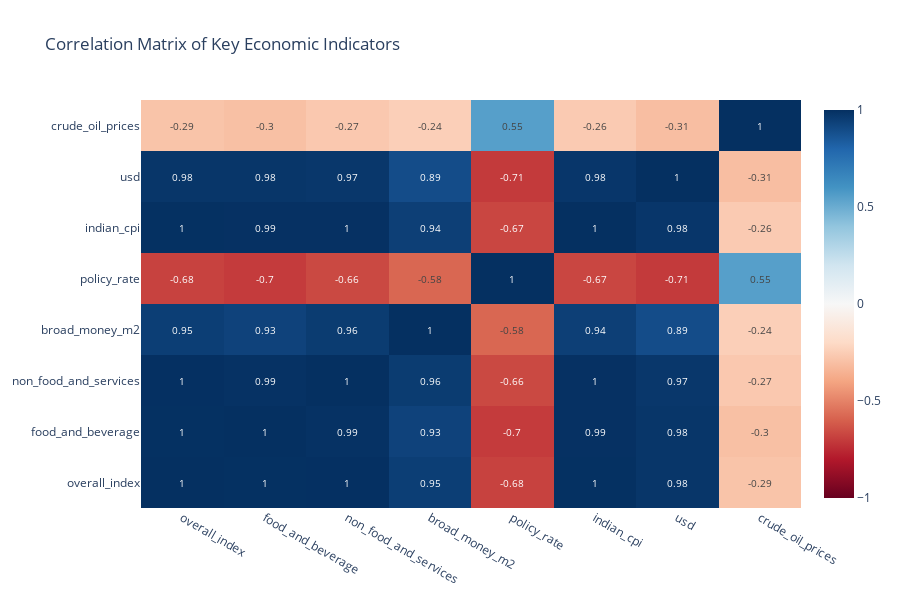

This figure's notebook cell:
### Code cell
# 3. Plot Correlation Analysis
def plot_correlation_analysis():
    """Plot correlation matrix using plotly"""
    key_features = [
        'overall_index', 'food_and_beverage', 'non_food_and_services',
        'broad_money_m2', 'policy_rate', 'indian_cpi', 
        'usd', 'crude_oil_prices'
    ]
    
    corr_matrix = df[key_features].corr()
    
    fig = go.Figure(data=go.Heatmap(
        z=corr_matrix,
        x=key_features,
        y=key_features,
        colorscale='RdBu',
        zmid=0,
        text=np.round(corr_matrix, 2),
        texttemplate='%{text}',
        textfont={"size": 10},
        hoverongaps=False
    ))
    
    fig.update_layout(
        title="Correlation Matrix of Key Economic Indicators",
        template="plotly_white",
        height=600
    )
    
    fig.show()

plot_correlation_analysis()

### Figure 1 — Plotly figure (JSON) as saved in the notebook; plotly's stock layout.template omitted (floating-point values rounded to 4 significant figures)
{"data": [{"colorscale": [[0, "rgb(103,0,31)"], [0.1, "rgb(178,24,43)"], [0.2, "rgb(214,96,77)"], [0.3, "rgb(244,165,130)"], [0.4, "rgb(253,219,199)"], [0.5, "rgb(247,247,247)"], [0.6, "rgb(209,229,240)"], [0.7, "rgb(146,197,222)"], [0.8, "rgb(67,147,195)"], [0.9, "rgb(33,102,172)"], [1, "rgb(5,48,97)"]], "hoverongaps": false, "text": [[1, 1, 1, 0.95, -0.68, 1, 0.98, -0.29], [1, 1, 0.99, 0.93, -0.7, 0.99, 0.98, -0.3], [1, 0.99, 1, 0.96, -0.66, 1, 0.97, -0.27], [0.95, 0.93, 0.96, 1, -0.58, 0.94, 0.89, -0.24], [-0.68, -0.7, -0.66, -0.58, 1, -0.67, -0.71, 0.55], [1, 0.99, 1, 0.94, -0.67, 1, 0.98, -0.26], [0.98, 0.98, 0.97, 0.89, -0.71, 0.98, 1, -0.31], [-0.29, -0.3, -0.27, -0.24, 0.55, -0.26, -0.31, 1]], "textfont": {"size": 10}, "texttemplate": "%{text}", "type": "heatmap", "x": ["overall_index", "food_and_beverage", "non_food_and_services", "broad_money_m2", "policy_rate", "indian_cpi", "usd", "crude_oil_prices"], "y": ["overall_index", "food_and_beverage", "non_food_and_services", "broad_money_m2", "policy_rate", "indian_cpi", "usd", "crude_oil_prices"], "z": [[1, 0.9976, 0.9983, 0.947, -0.6834, 0.9974, 0.9783, -0.2858], [0.9976, 1, 0.9917, 0.9316, -0.7018, 0.9948, 0.9793, -0.3012], [0.9983, 0.9917, 1, 0.9566, -0.6639, 0.9958, 0.9734, -0.2708], [0.947, 0.9316, 0.9566, 1, -0.5805, 0.9429, 0.8947, -0.2433], [-0.6834, -0.7018, -0.6639, -0.5805, 1, -0.6722, -0.7054, 0.5518], [0.9974, 0.9948, 0.9958, 0.9429, -0.6722, 1, 0.9771, -0.2612], [0.9783, 0.9793, 0.9734, 0.8947, -0.7054, 0.9771, 1, -0.3059], [-0.2858, -0.3012, -0.2708, -0.2433, 0.5518, -0.2612, -0.3059, 1]], "zmid": 0}], "layout": {"height": 600, "title": {"text": "Correlation Matrix of Key Economic Indicators"}}}
